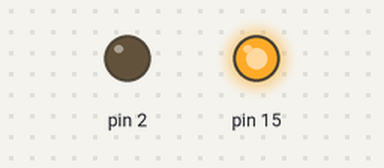
A sketch run on a simulated Arduino Uno, built with avr-gcc and run on an emulated ATmega328P. On the bench: output pins drawn as LEDs (lit = HIGH). The local clock reads 2024-03-15 10:24:30 at power-on unless the sketch sets it; what the sketch prints to the serial monitor is not drawn.

Above: at 0.1 s.
Timing chart, 0 to 1.6 s (numbered marks = the images above):
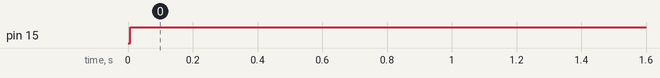

The sketch:

ds3231.ino
```cpp
// Date and time functions using a DS3231 RTC connected via I2C and Wire lib
#include "RTClib.h"

RTC_DS3231 rtc;

char daysOfTheWeek[7][12] = {"Domingo", "Lunes", "Martes", "Miercoles", "Jueves", "Viernes", "Sabado"};

void setup () {
  pinMode(2, OUTPUT);
  pinMode(15, OUTPUT);
  Serial.begin(57600);

#ifndef ESP8266
  while (!Serial); // wait for serial port to connect. Needed for native USB
#endif

  if (! rtc.begin()) {
    Serial.println("Couldn't find RTC");
    Serial.flush();
    abort();
  }

  if (rtc.lostPower()) {
    Serial.println("RTC sin batería, se ajustará la hora!");
    //rtc.adjust(DateTime(F(__DATE__), F(__TIME__)));
    // This line sets the RTC with an explicit date & time, for example to set
    // January 21, 2014 at 3am you would call:
    rtc.adjust(DateTime(2022, 11, 4, 13, 0, 0));
  }
   rtc.adjust(DateTime(F(__DATE__), F(__TIME__)));
  // This line sets the RTC with an explicit date & time
}

void loop () {
    DateTime now = rtc.now();

    Serial.print(daysOfTheWeek[now.dayOfTheWeek()]);
    Serial.print(" ");
    Serial.print(now.day(), DEC);
    Serial.print('/');
    Serial.print(now.month(), DEC);
    Serial.print('/');
    Serial.print(now.year(), DEC);
    Serial.print(" ");
    Serial.print(now.hour(), DEC);
    Serial.print(':');
    Serial.print(now.minute(), DEC);
    Serial.print(':');
    Serial.print(now.second(), DEC);
    Serial.println();

    if(now.dayOfTheWeek()>0 && now.dayOfTheWeek()<6) {  //de Lunes a Viernes
     if(now.minute()==54){
        digitalWrite(15, LOW);
        digitalWrite(2, HIGH);
      }
      else{
       digitalWrite(2, LOW);
       digitalWrite(15, HIGH);
      }
    }
    delay(1000);
}
```

Measured:
- by itself, pin 15: LOW → HIGH at 0.01 s
